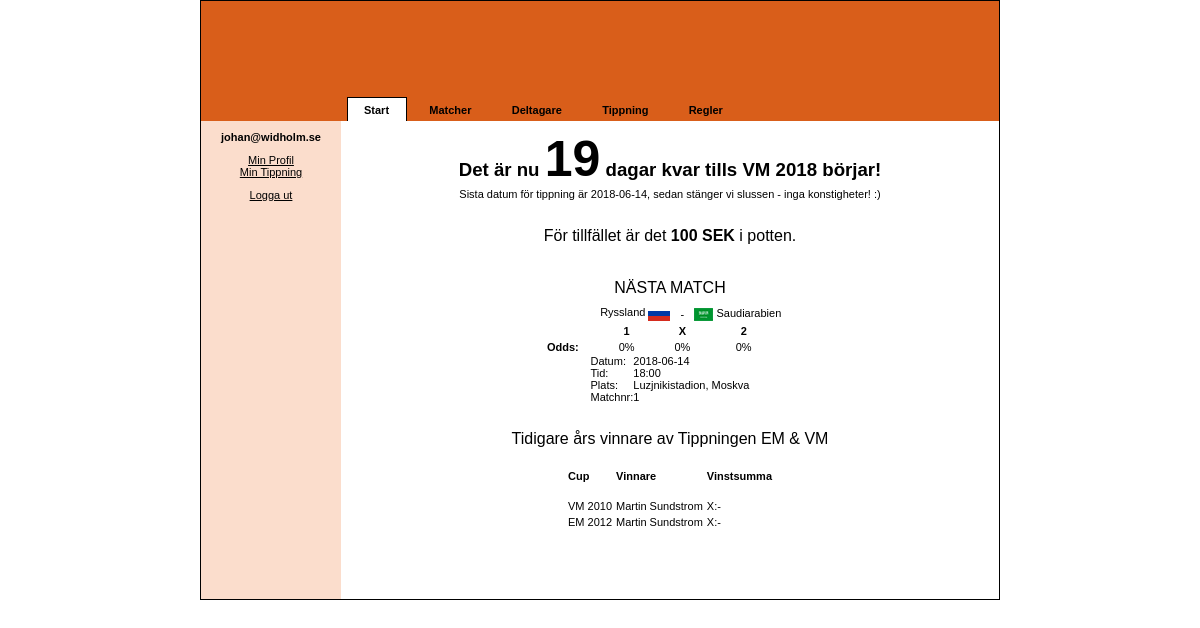
The app's page / (signed in) with its own data.
### tables this page shows
CREATE TABLE IF NOT EXISTS `lag` (

  `id` int(11) NOT NULL,

  `lag` varchar(5) DEFAULT NULL,

  `countryName_sv` varchar(45) DEFAULT NULL,

  `countryName_en` varchar(45) DEFAULT NULL,

  `countryShort` varchar(45) DEFAULT NULL,

  `flagImage` varchar(45) DEFAULT NULL,

  PRIMARY KEY (`id`)

);

CREATE TABLE IF NOT EXISTS `matcher` (

  `ID` int(11) NOT NULL,

  `hemma` varchar(45) DEFAULT NULL,

  `borta` varchar(45) DEFAULT NULL,

  `datum` varchar(45) DEFAULT NULL,

  `tid` varchar(45) DEFAULT NULL,

  `plats` int(11) DEFAULT NULL,

  PRIMARY KEY (`ID`),

  KEY `fk_plats_to_stadium` (`plats`)

);

CREATE TABLE IF NOT EXISTS `arena` (

  `id` int(11) NOT NULL,

  `arena` varchar(45) DEFAULT NULL,

  `location` varchar(45) DEFAULT NULL,

  `capacity` varchar(45) DEFAULT NULL,

  `buildyear` varchar(45) DEFAULT NULL,

  PRIMARY KEY (`id`)

);

### config.php (called while the page is built, shortened)
<?php
$firstGameDate = "2018-06-14";
$last_bet_day = "2018-06-14";
$price = 100;
$cupStarted = date('Y-m-d') >= $firstGameDate;
function daysLeft() {
	$now = mktime();
	$cupStart = mktime(0, 0, 0, 06, 14, 2018);
	return floor(($cupStart - $now) / (60 * 60 * 24)) + 1;
}
?>

### sidor/startsida.php (the view, shortened to what this page needs)
<?php
$nbrPayedUsers = mysqli_fetch_assoc(mysqli_query($opendb, "SELECT COUNT(*) as total FROM users WHERE betalt = '1';"))['total'];
$totalPrice = $nbrPayedUsers * $price;
if(!$cupStarted) {
?>
<div class="container">
	<p>
		<span class="header">Det &aumlr nu <span class="megaHeader"><?= daysLeft() ?></span> dagar kvar tills VM 2018 b&oumlrjar!<br/></span>
		Sista datum f&oumlr tippning &aumlr <?= $last_bet_day ?>, sedan st&aumlnger vi slussen - inga konstigheter! :)<br/>
	</p>
</div>
<?php } ?>
<center>
<p>
	<span class="header2">
		F&oumlr tillf&aumlllet &aumlr det <b><?= $totalPrice ?> SEK</b> i potten.<br/>
	</span>
</p>
</center>
<?php
$date = date('Y-m-d');
$nextGames = mysqli_query($opendb, "SELECT * FROM matcher WHERE datum >= '".$date."' ORDER BY datum ASC, tid ASC;") or die(mysqli_error($opendb));
$game = mysqli_fetch_array($nextGames, MYSQLI_ASSOC);
$hemma = mysqli_fetch_array(mysqli_query($opendb,"SELECT * FROM lag WHERE lag = '".$game['hemma']."';"), MYSQLI_ASSOC);
$borta = mysqli_fetch_array(mysqli_query($opendb, "SELECT * FROM lag WHERE lag = '".$game['borta']."';"), MYSQLI_ASSOC);
$ods['1'] = 0;
$ods['X'] = 0;
$ods['2'] = 0;
$odsRes = mysqli_query($opendb, "SELECT m".$game['ID']." FROM tippning WHERE m".$game['ID']." != '' AND id != -1;") or die(mysqli_error($opendb));
$nbrUsrs = mysqli_num_rows($odsRes);
$arena = mysqli_fetch_array(mysqli_query($opendb, "SELECT arena.* FROM arena,matcher WHERE matcher.plats = arena.id && matcher.plats = '".$game['plats']."';"), MYSQLI_ASSOC);
?>
<div class="container">
	<span class="header2">N&AumlSTA MATCH<br/></span>
	<center>
		<table border="0" cellspacing="0" cellpadding="2" width="250">
			<tr>
				<td></td>
				<td valign="center" align="right">
					<?=$hemma['countryName_sv'] ?>&nbsp;<img src="./pic/flaggor/<?=$hemma['flagImage'] ?>" align="absmiddle">
				</td>
				<td valign="center" align="center">
					 -
				</td>
				<td valign="center" align="left">
					<img src="./pic/flaggor/<?=$borta['flagImage'] ?>" align="absmiddle">&nbsp;<?=$borta['countryName_sv'] ?>
				</td>
			</tr>
			<tr>
				<td></td>
				<td align="center" style="width:50%;"><b>1<br></b></td>
				<td align="center"><b>X<br></b></td>
				<td align="center" style="width:50%;"><b>2<br></b></td>
			</tr>
			<tr>
				<td align="right"><b>Odds:<br></b></td>
				<td align="center"><?=round($ods['1']/(($nbrUsrs*100)+1),2)?>%</td>
				<td align="center"><?=round($ods['X']/(($nbrUsrs*100)+1),2)?>%</td>
				<td align="center"><?=round($ods['2']/(($nbrUsrs*100)+1),2)?>%</td>
			</tr>
		</table>
		<table border="0" cellspacing="0" cellpadding="0">
			<tr>
				<td>Datum:</td>
				<td><?=$game['datum']?></td>
			</tr>
			<tr>
				<td>Tid:</td>
				<td><?=$game['tid']?></td>
			</tr>
			<tr>
				<td>Plats:</td>
				<td><?=$arena['arena'];?>, <?=$arena['location'];?></td>
			</tr>
			<tr>
				<td>Matchnr:</td>
				<td><?=$game['ID']?></td>
			</tr>
		</table>
	</center>
</div>
<div class="container">
	<span class="header2">Tidigare &aringrs vinnare av Tippningen EM & VM<br/></span>
	<center>
		<table>
			<tr class="header">
				<td>Cup</td>
				<td>Vinnare</td>
				<td>Vinstsumma</td>
			</tr>
			<tr>
				<td>VM 2010</td>
				<td>Martin Sundstrom</td>
				<td>X:-</td>
			</tr>
			<tr>
				<td>EM 2012</td>
				<td>Martin Sundstrom</td>
				<td>X:-</td>
			</tr>
		</table>
	</center>
</div>

### css/styles.css (style rules this page uses)
html { overflow: scroll; }
body { padding: 0; margin: 0; }
body, tr, td, div, span, a, pre, input, select, textarea { font-family: Arial, sans-serif; font-size: 11px; }
#bodyContainer .container { margin: 20px; text-align: center; }
.header { line-height: 28pt; font-size: 14pt; font-weight: bold; }
.header2 { line-height: 24pt; font-size: 12pt; font-style: bold; }
.megaHeader { font-size: 50px; }

### records on screen
lag: countryName_sv "Ryssland", flagImage (picture)
lag: flagImage (picture), countryName_sv "Saudiarabien"
matcher: datum "2018-06-14", tid "18:00", ID "1"
arena: arena "Luzjnikistadion", location "Moskva"

### other values on screen
$menu[$i]['text'] "Start"
$menu[$i]['text'] "Matcher"
$menu[$i]['text'] "Deltagare"
$menu[$i]['text'] "Tippning"
$menu[$i]['text'] "Regler"
$_SESSION['user'] "johan@widholm.se"
daysLeft() "19"
$last_bet_day "2018-06-14"
$totalPrice "100"
$ods['1']/(($nbrUsrs*100)+1) "0"
$ods['X']/(($nbrUsrs*100)+1) "0"
$ods['2']/(($nbrUsrs*100)+1) "0"
